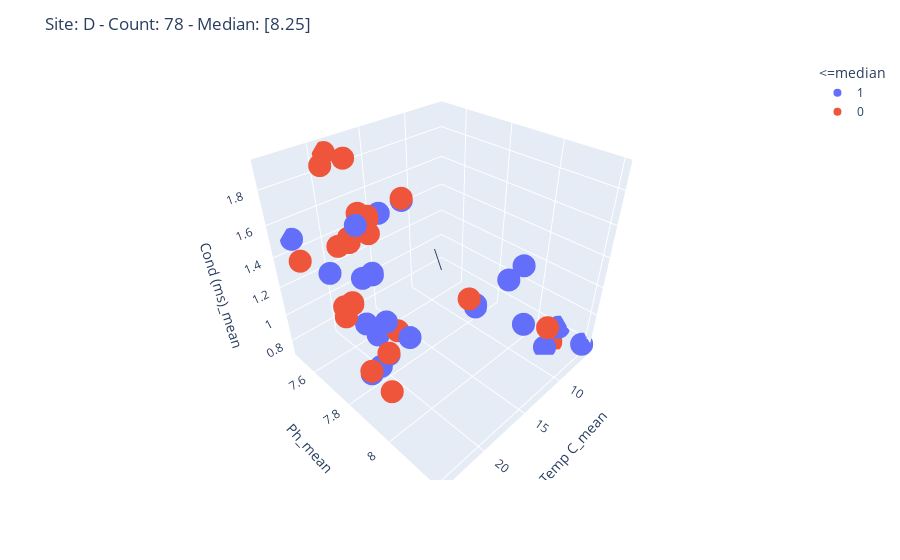
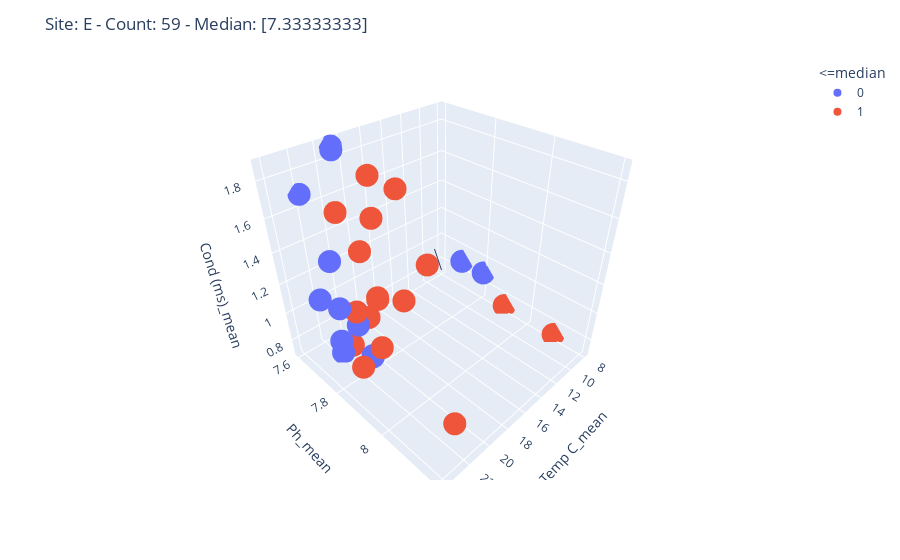
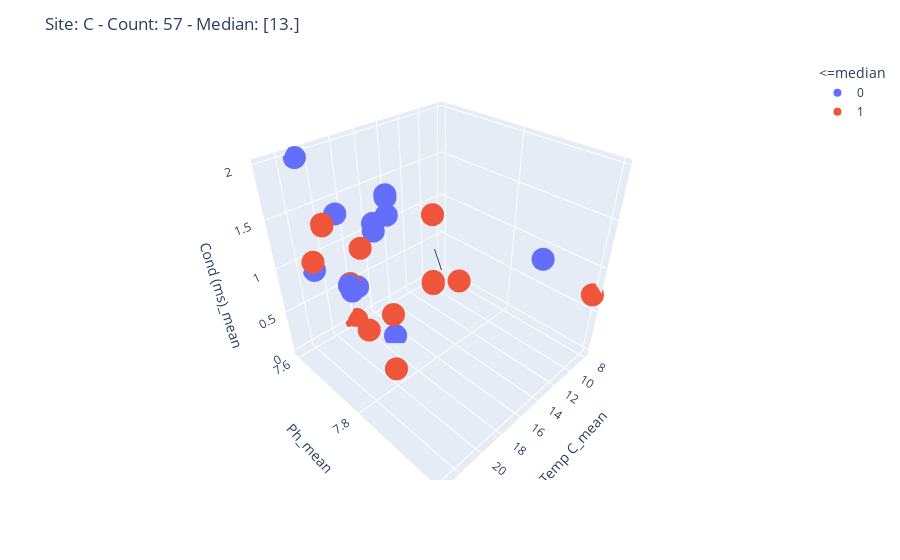
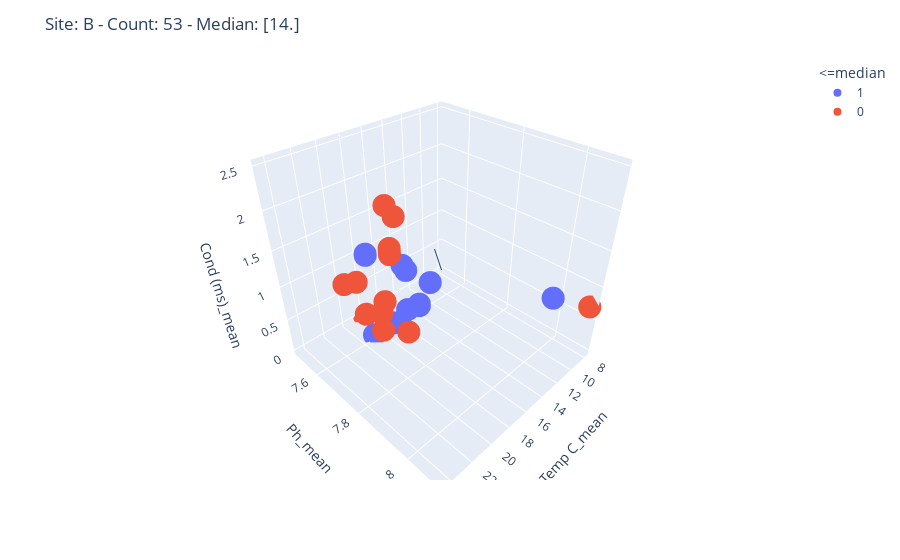

Notebook code cell kept with these figures, in order:
### Code cell
for site in class_ecoli_df["Site"].unique():
    fig = px.scatter_3d(
        class_ecoli_df[class_ecoli_df["Site"] == site],
        x="Temp C_mean",
        y="Ph_mean",
        z="Cond (ms)_mean",
        color="<=median",
    )
    fig.update_layout(
        title_text="Site: "
        + site
        + " - "
        + "Count: "
        + str(len(class_ecoli_df[class_ecoli_df["Site"] == site]))
        + " - "
        + "Median: "
        + str(ecoli_df[ecoli_df["Site"] == site]["median"].unique())
    )

    fig.add_annotation()
    fig.show()

### Figure 1 — Plotly figure (JSON) as saved in the notebook; plotly's stock layout.template omitted (floating-point values rounded to 4 significant figures)
{"data": [{"hovertemplate": "<=median=1<br>Temp C_mean=%{x}<br>Ph_mean=%{y}<br>Cond (ms)_mean=%{z}<extra></extra>", "legendgroup": "1", "marker": {"color": "#636efa", "symbol": "circle"}, "mode": "markers", "name": "1", "scene": "scene", "showlegend": true, "type": "scatter3d", "x": [6, 6, 9, 8, 11, 9, 9, 8, 22, 22, 22, 22, 20, 20, 22, 22, 21, 21, 21, 21, 21, 21, 21, 21, 21, 20, 22, 22, 21, 20, 21.9, 23, 23.9, 23, 22, 22, 22, 21, 20], "y": [8.1, 8.2, 7.8, 8, 8, 8, 7.8, 8.1, 7.9, 7.9, 7.8, 7.8, 7.8, 7.8, 7.8, 7.8, 7.9, 7.8, 7.8, 7.8, 7.8, 7.8, 7.8, 7.8, 7.8, 7.9, 7.9, 7.9, 7.8, 7.7, 7.8, 7.5, 7.6, 7.7, 8, 7.9, 7.9, 7.8, 7.9], "z": [0.8, 0.77, 0.8, 0.8, 1.25, 1.28, 0.78, 0.72, 1.08, 0.79, 0.8, 1.76, 1.77, 1.77, 1.17, 1.17, 1.19, 0.81, 0.81, 1.05, 1.05, 1.05, 1.05, 1.45, 1.45, 1.91, 1.29, 1.29, 1.688, 1.703, 1.46, 1.49, 1.46, 1.44, 1.3, 1.07, 1.07, 1.46, 1.9]}, {"hovertemplate": "<=median=0<br>Temp C_mean=%{x}<br>Ph_mean=%{y}<br>Cond (ms)_mean=%{z}<extra></extra>", "legendgroup": "0", "marker": {"color": "#EF553B", "symbol": "circle"}, "mode": "markers", "name": "0", "scene": "scene", "showlegend": true, "type": "scatter3d", "x": [10, 10, 8, 8, 7, 21, 21, 21, 21, 22, 22, 21, 22, 22, 20, 21, 21, 20, 20, 19, 19, 19, 19, 21, 22, 22, 24, 24, 23.4, 23.4, 23, 23, 23, 23, 21, 21, 21, 23.9, 21], "y": [7.8, 7.8, 8.1, 8.1, 8.1, 7.8, 7.8, 7.8, 7.8, 7.9, 7.9, 7.9, 7.8, 7.8, 7.9, 7.8, 7.8, 7.7, 7.7, 7.6, 7.6, 7.5, 7.5, 7.7, 7.7, 7.7, 7.82, 7.82, 7.78, 7.78, 7.8, 7.8, 7.8, 7.8, 7.7, 7.6, 7.6, 7.6, 7.7], "z": [0.885, 0.885, 0.88, 0.88, 0.72, 1.766, 1.766, 1.781, 1.781, 1.08, 0.79, 1.19, 0.82, 0.82, 1.91, 1.688, 1.688, 1.703, 1.703, 1.92, 1.92, 1.9, 1.9, 1.59, 1.57, 1.57, 1.32, 1.32, 1.32, 1.32, 1.34, 1.34, 1.35, 1.35, 1.562, 1.922, 1.922, 1.46, 1.59]}], "layout": {"annotations": [{}], "legend": {"title": {"text": "<=median"}, "tracegroupgap": 0}, "margin": {"t": 60}, "scene": {"domain": {"x": [0, 1], "y": [0, 1]}, "xaxis": {"title": {"text": "Temp C_mean"}}, "yaxis": {"title": {"text": "Ph_mean"}}, "zaxis": {"title": {"text": "Cond (ms)_mean"}}}, "title": {"text": "Site: D - Count: 78 - Median: [8.25]"}}}

### Figure 2 — Plotly figure (JSON) as saved in the notebook; plotly's stock layout.template omitted (floating-point values rounded to 4 significant figures)
{"data": [{"hovertemplate": "<=median=0<br>Temp C_mean=%{x}<br>Ph_mean=%{y}<br>Cond (ms)_mean=%{z}<extra></extra>", "legendgroup": "0", "marker": {"color": "#636efa", "symbol": "circle"}, "mode": "markers", "name": "0", "scene": "scene", "showlegend": true, "type": "scatter3d", "x": [8, 8, 21, 21, 21, 21, 22, 21, 22, 22, 22, 19, 19, 19, 19, 22, 22, 22, 22, 23.8, 23.8, 24.1, 24.1, 22, 22, 22, 22, 22, 22], "y": [7.8, 7.7, 7.8, 7.8, 7.8, 7.8, 7.8, 7.7, 7.8, 7.8, 7.9, 7.6, 7.6, 7.6, 7.6, 7.7, 7.7, 7.7, 7.7, 7.83, 7.83, 7.76, 7.76, 7.7, 7.7, 7.7, 7.7, 7.6, 7.6], "z": [0.89, 0.89, 0.78, 0.78, 0.79, 0.79, 0.75, 0.74, 1.06, 1.06, 1.35, 1.87, 1.87, 1.85, 1.85, 0.82, 0.82, 0.73, 0.73, 1.28, 1.28, 1.27, 1.27, 1.37, 1.37, 1.37, 1.37, 1.68, 1.68]}, {"hovertemplate": "<=median=1<br>Temp C_mean=%{x}<br>Ph_mean=%{y}<br>Cond (ms)_mean=%{z}<extra></extra>", "legendgroup": "1", "marker": {"color": "#EF553B", "symbol": "circle"}, "mode": "markers", "name": "1", "scene": "scene", "showlegend": true, "type": "scatter3d", "x": [8, 8, 22, 23, 23, 22, 22, 23, 23, 22, 21, 21, 21, 20, 20, 20, 20, 20, 20, 22, 22, 22, 20, 20, 20, 21, 21, 21, 22, null], "y": [7.9, 8.1, 8, 8.2, 8.2, 7.9, 7.9, 7.9, 7.9, 7.8, 7.7, 7.8, 7.8, 8, 8, 7.9, 7.9, 7.8, 7.8, 7.9, 7.9, 7.9, 7.8, 7.8, 7.8, 7.7, 7.7, 7.7, 7.8, null], "z": [0.725, 0.72, 1.44, 1.02, 1.02, 1.03, 1.03, 1.64, 1.64, 0.75, 0.74, 1.07, 1.07, 1.56, 1.56, 1.86, 1.86, 1.86, 1.86, 1.35, 1.34, 1.34, 1.641, 1.641, 1.641, 1.625, 1.625, 1.625, 1.15, null]}], "layout": {"annotations": [{}], "legend": {"title": {"text": "<=median"}, "tracegroupgap": 0}, "margin": {"t": 60}, "scene": {"domain": {"x": [0, 1], "y": [0, 1]}, "xaxis": {"title": {"text": "Temp C_mean"}}, "yaxis": {"title": {"text": "Ph_mean"}}, "zaxis": {"title": {"text": "Cond (ms)_mean"}}}, "title": {"text": "Site: E - Count: 59 - Median: [7.33333333]"}}}

### Figure 3 — Plotly figure (JSON) as saved in the notebook; plotly's stock layout.template omitted (floating-point values rounded to 4 significant figures)
{"data": [{"hovertemplate": "<=median=0<br>Temp C_mean=%{x}<br>Ph_mean=%{y}<br>Cond (ms)_mean=%{z}<extra></extra>", "legendgroup": "0", "marker": {"color": "#636efa", "symbol": "circle"}, "mode": "markers", "name": "0", "scene": "scene", "showlegend": true, "type": "scatter3d", "x": [9, 20, 20, 20, 20, 21, 21, 20, 20, 20, 20, 21, 21, 18, 17, 17, 21, 21, 21, 21, 23.1, 23.1, 22.7, 23, 23, 23, 21, 21], "y": [7.9, 7.8, 7.8, 7.8, 7.8, 7.8, 7.8, 7.8, 7.8, 7.7, 7.7, 7.6, 7.6, 7.6, 7.7, 7.7, 7.8, 7.8, 7.7, 7.7, 7.81, 7.81, 7.79, 7.7, 7.8, 7.8, 7.6, 7.6], "z": [0.935, 1.93, 1.93, 1.95, 1.95, 1.766, 1.766, 1.781, 1.781, 0.85, 0.85, 0.85, 0.85, 0, 0, 0, 1.7, 1.7, 1.65, 1.65, 1.32, 1.32, 1.31, 1.31, 1.34, 1.34, 1.98, 1.98]}, {"hovertemplate": "<=median=1<br>Temp C_mean=%{x}<br>Ph_mean=%{y}<br>Cond (ms)_mean=%{z}<extra></extra>", "legendgroup": "1", "marker": {"color": "#EF553B", "symbol": "circle"}, "mode": "markers", "name": "1", "scene": "scene", "showlegend": true, "type": "scatter3d", "x": [8, 20, 20, 22, 22, 23, 23, 22, 20, 20, 20, 20, 22, 22, 22, 22, 22, 22, 18, 22.7, 23, 22, 22, 22, 22, null, null, 20, 20], "y": [8, 7.8, 7.8, 8, 8, 7.9, 7.9, 7.8, 7.9, 7.9, 7.9, 7.9, 7.8, 7.8, 7.8, 7.8, 7.8, 7.8, 7.6, 7.79, 7.7, 7.7, 7.7, 7.7, 7.7, null, null, 7.9, 7.9], "z": [0.71, 0.82, 0.82, 1.83, 1.83, 0.82, 0.82, 0.81, 1.41, 1.41, 1.98, 1.98, 1.609, 1.609, 1.609, 1.609, 1.609, 1.609, 0, 1.31, 1.31, 1.609, 1.609, 1.594, 1.594, null, null, 1.43, 1.98]}], "layout": {"annotations": [{}], "legend": {"title": {"text": "<=median"}, "tracegroupgap": 0}, "margin": {"t": 60}, "scene": {"domain": {"x": [0, 1], "y": [0, 1]}, "xaxis": {"title": {"text": "Temp C_mean"}}, "yaxis": {"title": {"text": "Ph_mean"}}, "zaxis": {"title": {"text": "Cond (ms)_mean"}}}, "title": {"text": "Site: C - Count: 57 - Median: [13.]"}}}

### Figure 4 — Plotly figure (JSON) as saved in the notebook; plotly's stock layout.template omitted (floating-point values rounded to 4 significant figures)
{"data": [{"hovertemplate": "<=median=1<br>Temp C_mean=%{x}<br>Ph_mean=%{y}<br>Cond (ms)_mean=%{z}<extra></extra>", "legendgroup": "1", "marker": {"color": "#636efa", "symbol": "circle"}, "mode": "markers", "name": "1", "scene": "scene", "showlegend": true, "type": "scatter3d", "x": [9, 22, 21, 21, 22, 22, 20, 20, 21, 21, 21, 21, 21, 21, 21, 21, 19, 19, 21, 22.7, 22, 21, 21, 22, null, 20, 20], "y": [8, 7.9, 7.8, 7.8, 7.9, 7.9, 7.9, 7.9, 7.9, 7.9, 7.7, 7.7, 7.7, 7.7, 7.7, 7.7, 7.6, 7.6, 7.8, 7.9, 7.84, 7.9, 7.9, 7.8, null, 7.8, 7.8], "z": [0.695, 1.89, 0.91, 0.91, 1.43, 1.43, 1.594, 1.594, 1.39, 1.39, 1.594, 1.594, 1.594, 1.609, 1.609, 1.609, 0, 0, 1.797, 2.49, 2.46, 1.41, 1.41, 1.14, null, 1.594, 1.594]}, {"hovertemplate": "<=median=0<br>Temp C_mean=%{x}<br>Ph_mean=%{y}<br>Cond (ms)_mean=%{z}<extra></extra>", "legendgroup": "0", "marker": {"color": "#EF553B", "symbol": "circle"}, "mode": "markers", "name": "0", "scene": "scene", "showlegend": true, "type": "scatter3d", "x": [8, 22, 22, 22, 22, 18, 18, 21, 21, 21, 21, 24.4, 24.4, 22.9, 22.9, 23, 23, 22, 22, 21, 21, 21, 22.7, 22, 22, 22], "y": [8.1, 7.9, 7.9, 7.8, 7.8, 7.5, 7.5, 7.8, 7.8, 7.8, 7.8, 7.86, 7.86, 7.86, 7.86, 7.7, 7.7, 7.7, 7.7, 7.8, 7.8, 7.8, 7.9, 7.84, 7.8, 7.8], "z": [0.71, 1.14, 1.14, 0.9, 0.9, 0, 0, 1.87, 1.87, 1.87, 1.87, 1.49, 1.49, 1.51, 1.51, 1.37, 1.37, 1.32, 1.32, 1.797, 1.821, 1.821, 2.49, 2.46, 1.14, 1.14]}], "layout": {"annotations": [{}], "legend": {"title": {"text": "<=median"}, "tracegroupgap": 0}, "margin": {"t": 60}, "scene": {"domain": {"x": [0, 1], "y": [0, 1]}, "xaxis": {"title": {"text": "Temp C_mean"}}, "yaxis": {"title": {"text": "Ph_mean"}}, "zaxis": {"title": {"text": "Cond (ms)_mean"}}}, "title": {"text": "Site: B - Count: 53 - Median: [14.]"}}}
